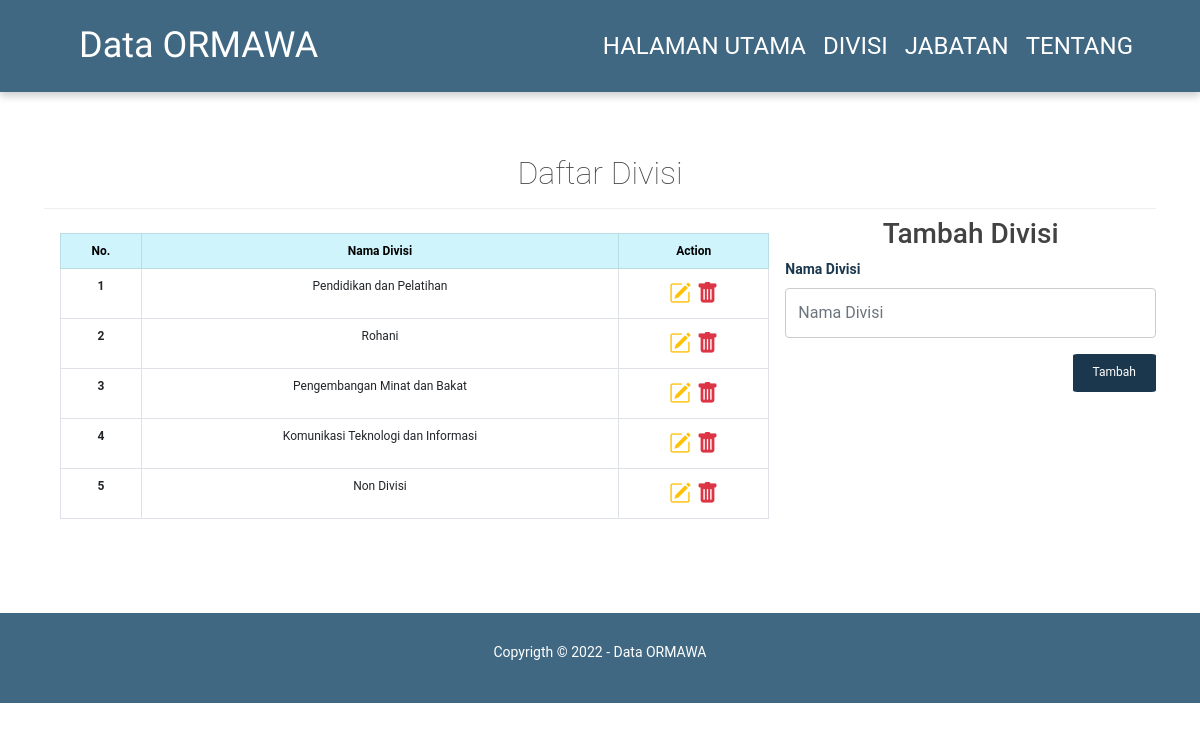
The app's page /divisi.php with its own data.
### tables this page shows
CREATE TABLE `divisi` (
  `id_divisi` int(11) NOT NULL AUTO_INCREMENT,
  `nama_divisi` varchar(255) NOT NULL,
  PRIMARY KEY (`id_divisi`)
);

### conf.php (called while the page is built)
<?php
$db_host = "localhost";
$db_user = "root";
$db_pass = "";
$db_name = "db_organisasi";

### includes/DB.php (called while the page is built, shortened)
<?php
class DB
{
    var $db_host;
    var $db_user;
    var $db_password;
    var $db_name;
    var $db_link;
    var $result;
    function __construct($db_host = '', $db_user = '', $db_password = '', $db_name = '')
    {
        $this->db_host = $db_host;
        $this->db_user = $db_user;
        $this->db_password = $db_password;
        $this->db_name = $db_name;
    }
    function open()
    {
        $this->db_link = mysqli_connect($this->db_host, $this->db_user, $this->db_password, $this->db_name);
    }
    function execute($query = "")
    {
        $this->result = mysqli_query($this->db_link, $query);
    }
    function getResult()
    {
        return mysqli_fetch_array($this->result);
    }
}

### includes/Divisi.class.php (called while the page is built, shortened)
<?php
class Divisi extends DB
{
    function getDivisi()
    {
        $query = "SELECT * FROM divisi";
        return $this->execute($query);
    }
}

### divisi.php (the view, shortened to what this page needs)
<?php
include("conf.php");
include("includes/DB.php");
$divisi = new Pengurus($db_host, $db_user, $db_pass, $db_name);
$divisi->open();
$data = null;
$no = 1;
$divisi->getDivisi();
while ($row = $divisi->getResult()) {
    $data .= "
        <tr>
            <th scope='row'>" . $no . "</th>
            <td>" . $row['nama_divisi'] . "</td>
            <td style='font-size: 22px;'>
                <a href='updateDivisi.php?id=" . $row['id_divisi'] . "' title='Edit Data'><i class='bi bi-pencil-square text-warning updateDivisi'></i></a>&nbsp;<a href='deleteDivisi.php?id=" . $row['id_divisi'] . "' title='Delete Data' onclick='return confirm('Delete book?')'><i class='bi bi-trash-fill text-danger'></i></a>
            </td>
        </tr>";
    $no++;
}
$form = null;
$form .= "<div class='form-review form-add'>
<h3>Tambah Divisi</h3>
<form autocomplete='on' action='addDivisi.php' method='POST' class='formAdd' enctype='multipart/form-data'>
    <div class='mb-3'>
        <label for='tnamaDivisi' class='form-label'>Nama Divisi</label>
        <input type='text' class='form-control' name='tnamaDivisi' id='tnamaDivisi' minlength='3' placeholder='Nama Divisi' required>
    </div>
    <button id='submit-review' type='submit' class='submit-btn' name='submit' style='float: right;'>Tambah</button>
</form>
</div>";

### style/style.css (style rules this page uses)
* { padding: 0; margin: 0; box-sizing: border-box; }
body, html { margin: 0; padding: 0; width: 100%; height: 100%; }
body { font-family: 'Roboto', sans-serif; font-size: 12px; color: #424242; }
.header { min-height: 50px; transition: min-height 0.3s; width: 100%; display: grid; grid-template-columns: 1fr 2fr; background-color: #406882; color: white; box-shadow: 0 4px 8px 0 rgba(0, 0, 0, 0.2); }
.header__inner { width: 100%; text-align: center; margin-left: 10px; margin-right: auto; display: flex; align-items: center; }
.header__title { font-weight: 300; font-size: 2em; font-family: 'Paytone One', sans-serif; margin: 0 0.25em; display: inline-block; color: white; }
.nav { width: 100%; margin-left: auto; margin-right: auto; }
.nav__list { width: 100%; padding: 0; margin: 0; text-align: right; }
.nav__item { box-sizing: border-box; display: inline-block; text-align: center; line-height: 24px; padding: 24px; text-transform: uppercase; }
.nav a { text-decoration: none; color: white; display: flex; align-items: center; min-width: 44px; min-height: 44px; }
#main-content { padding: 32px; }
.explore__content { width: 100%; margin: 30px auto; text-align: center; }
.main-content__title { font-size: 32px; font-weight: lighter; }
.main-content__title::after { content: ''; margin-top: 16px; display: block; border-bottom: 1px solid #eeeeee; }
footer { padding: 2em; width: 100%; text-align: center; color: white; background-color: #406882; }
footer ul { list-style: none; }
footer li { margin: 0.3em 0; font-size: 14px; }

### style/detail.css (style rules this page uses)
ul { padding: 0; }
input[type='text'] { width: 100%; padding: 12px; border: 1px solid #ccc; border-radius: 4px; margin: 6px 0 16px; resize: vertical; }
.form-label { display: block; text-align: left; font-weight: bold; color: #1a374d; font-size: 14px; }
.submit-btn { background-color: #1a374d; color: white; padding: 12px 20px; border: none; cursor: pointer; display: flex; align-items: flex-start; border-radius: 5%; }

### style/responsive.css (style rules this page uses)
@media screen and (min-width: 480px) { .nav__item { font-size: 24px; padding: 24px 7px; } }
@media screen and (min-width: 480px) { .header__title { font-size: 2.3em; } }
@media screen and (min-width: 720px) { .header__title { font-size: 2em; } }
@media screen and (min-width: 720px) { .header__inner { padding-left: 5vw; } }
@media screen and (min-width: 720px) { .nav__item { font-size: 1.5em; } }
@media screen and (min-width: 720px) { .nav__list { padding-right: 5vw; } }
@media screen and (min-width: 720px) { .explore-detail-divisi { display: grid; grid-template-columns: 2fr 1fr; } }
@media screen and (min-width: 720px) { .header__title { font-size: 3em; } }
@media screen and (min-width: 720px) { .nav__item { font-size: 2em; } }
@media only screen and (min-width: 1200px) { main { max-width: 1200px; display: block; margin: auto auto; } }

### records on screen
divisi: nama_divisi "Pendidikan dan Pelatihan"
divisi: nama_divisi "Rohani"
divisi: nama_divisi "Pengembangan Minat dan Bakat"
divisi: nama_divisi "Komunikasi Teknologi dan Informasi"
divisi: nama_divisi "Non Divisi"

### other values on screen
$this->content "Data ORMAWA HALAMAN UTAMA DIVISI JABATAN TENTANG Daftar Divisi No. Nama Divisi Action Copyrigth © 2022 - Data ORMAWA"
